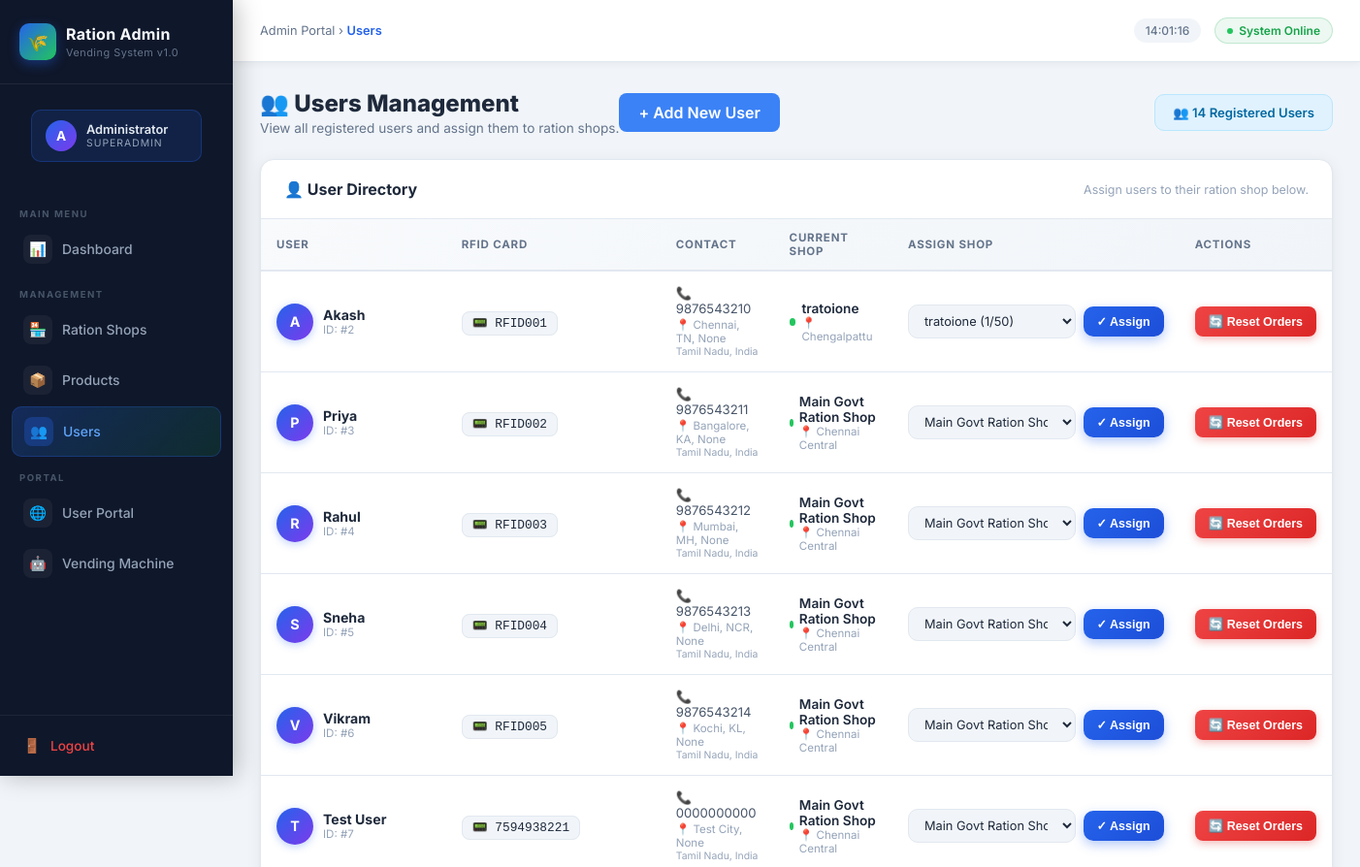
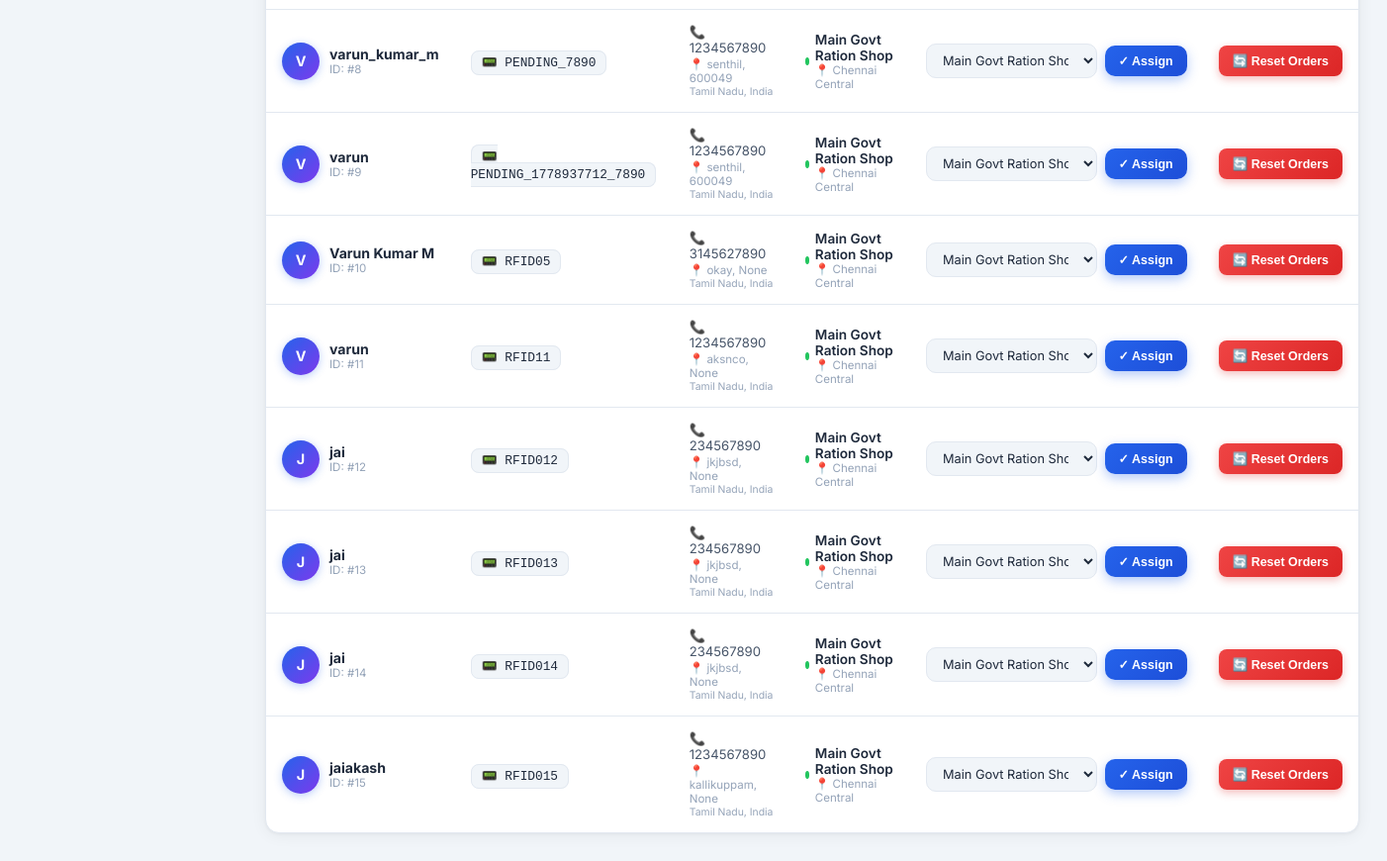
Before: /admin/users (signed in) with the older database file (2 pictures, top to bottom).
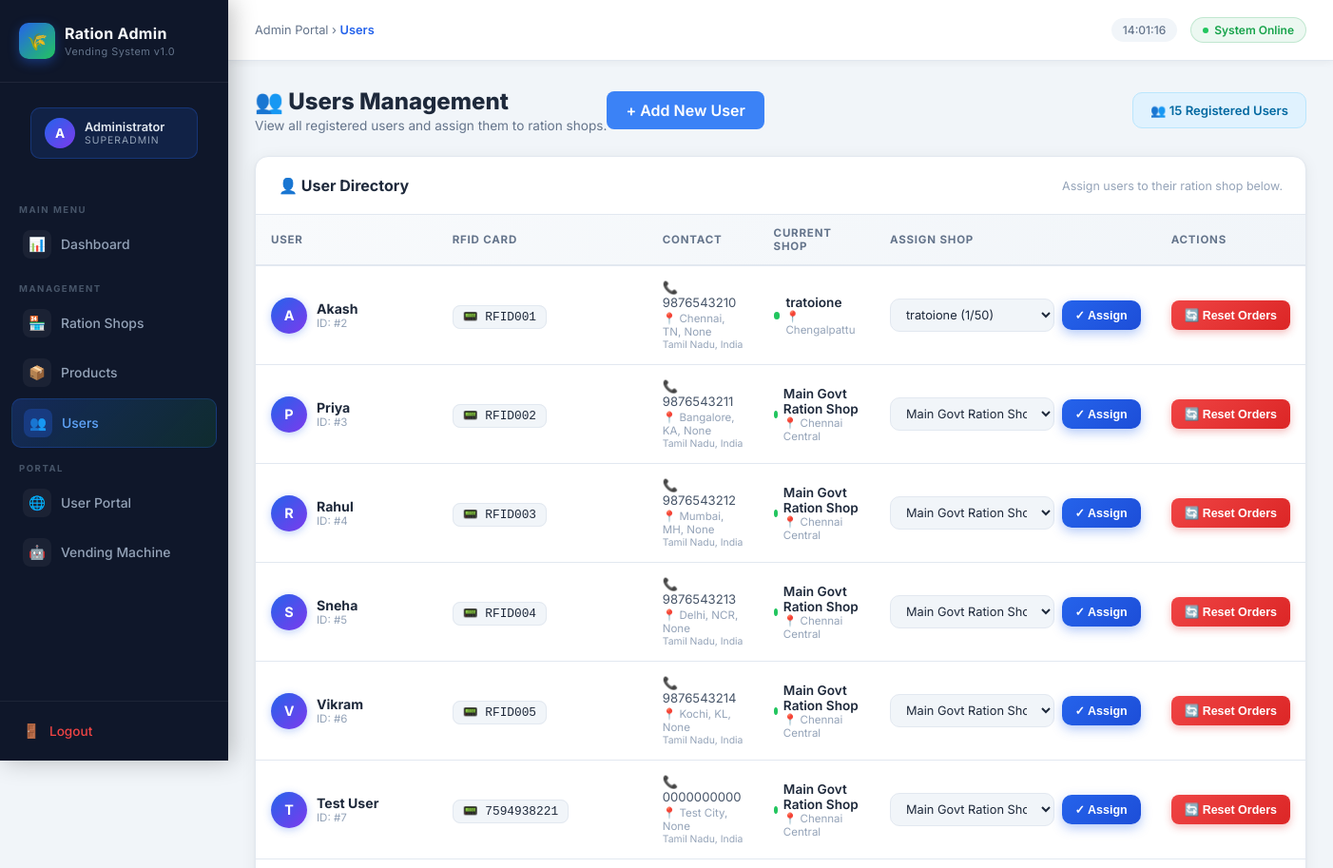
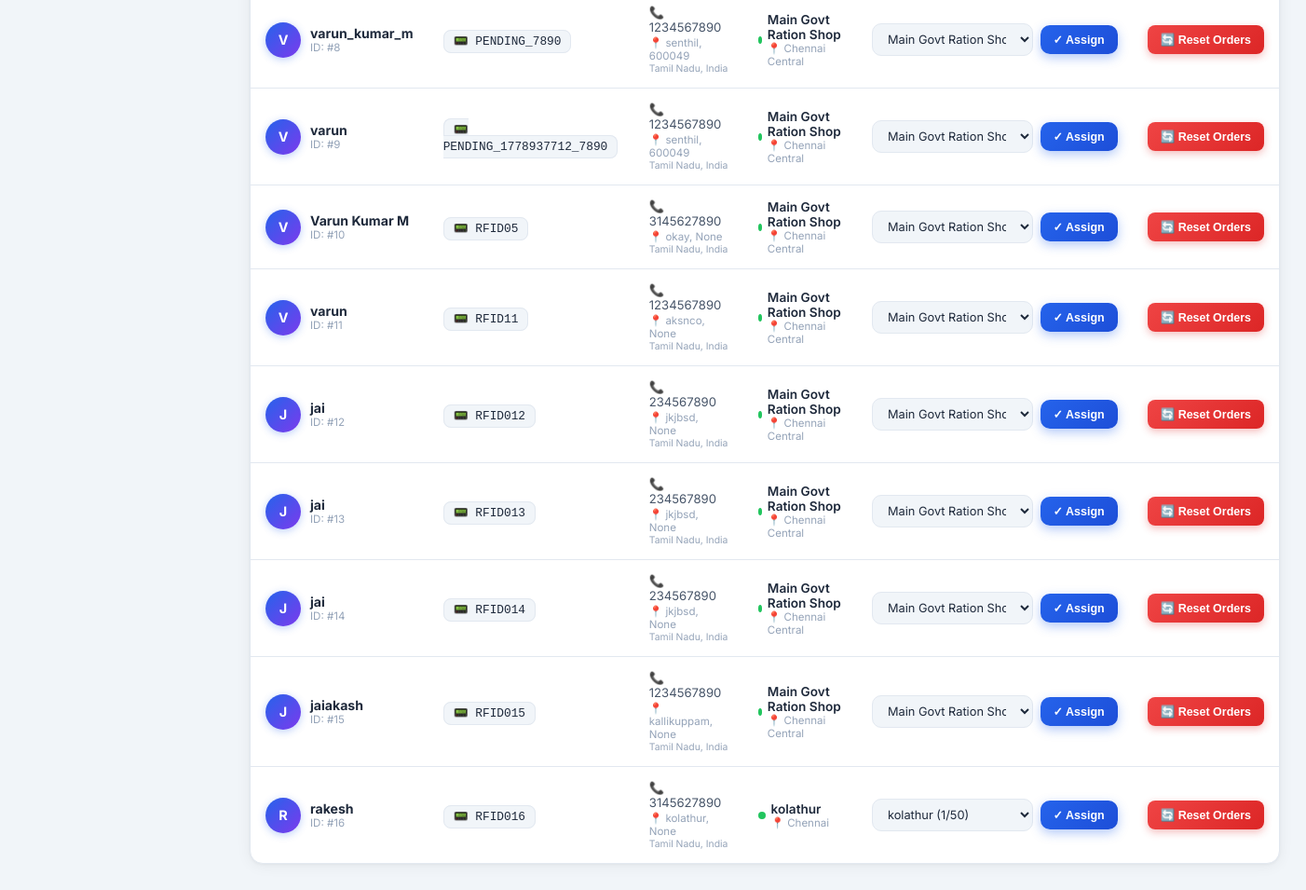
After: the same page with the newer database file (2 pictures, top to bottom).
### models.py (models this page shows)
class User(UserMixin, db.Model):
    __tablename__ = 'user'
    id = db.Column(db.Integer, primary_key=True)
    username = db.Column(db.String(100), nullable=False)
    rfidCard = db.Column(db.String(100), unique=True, nullable=False)
    physical_uid = db.Column(db.String(100), unique=True, nullable=True) # The long number from Pi
    password = db.Column(db.String(200), nullable=False)
    phone = db.Column(db.String(20))
    address = db.Column(db.String(255))
    pincode = db.Column(db.String(10))
    state = db.Column(db.String(50), default="Tamil Nadu")
    country = db.Column(db.String(50), default="India")
    is_admin = db.Column(db.Boolean, default=False)
    is_active = db.Column(db.Boolean, default=True) # New status field
    shop_id = db.Column(db.Integer, db.ForeignKey('shop.id'), nullable=True)
    orders = db.relationship('Order', backref='user', lazy=True)

class Shop(db.Model):
    __tablename__ = 'shop'
    id = db.Column(db.Integer, primary_key=True)
    name = db.Column(db.String(100), nullable=False)
    location = db.Column(db.String(255))
    max_members = db.Column(db.Integer, default=50)
    users = db.relationship('User', backref='shop', lazy=True)

### admin_routes.py (the view)
@admin_bp.route('/users')
@admin_required
def users():
    all_users = User.query.filter_by(is_admin=False).all()
    shops = Shop.query.all()
    return render_template('admin/users.html', users=all_users, shops=shops)

### admin_routes.py (called while the page is built)
def admin_required(f):
    from functools import wraps
    @wraps(f)
    @login_required
    def decorated_function(*args, **kwargs):
        if not current_user.is_admin:
            flash('Admin access required.', 'error')
            return redirect(url_for('main.dashboard'))
        return f(*args, **kwargs)
    return decorated_function

### templates/admin/users.html (shortened to what this page needs)
{% extends "admin/layout.html" %}
{% block breadcrumb %}Users{% endblock %}
{% block content %}
<div class="page-heading">
    <div style="display: flex; justify-content: space-between; align-items: center;">
        <div>
            <h1>👥 Users Management</h1>
            <p>View all registered users and assign them to ration shops.</p>
        </div>
        <a href="{{ url_for('admin.add_user') }}" class="btn" style="background: #3b82f6; color: white; padding: 10px 20px; border-radius: 8px; font-weight: 600; text-decoration: none;">+ Add New User</a>
    </div>
    <div style="background:#e0f2fe;color:#0369a1;padding:10px 18px;border-radius:10px;font-size:0.82rem;font-weight:600;border:1px solid #bae6fd;">
        👥 {{ users|length }} Registered Users
    </div>
</div>
<div class="a-card">
    <div class="a-card-header">
        <div class="a-card-title">👤 User Directory</div>
        <div style="font-size:0.78rem;color:#94a3b8;">Assign users to their ration shop below.</div>
    </div>
    <div style="overflow-x:auto;">
        <table class="a-table">
            <thead>
                <tr>
                    <th>User</th>
                    <th>RFID Card</th>
                    <th>Contact</th>
                    <th>Current Shop</th>
                    <th>Assign Shop</th>
                    <th>Actions</th>
                </tr>
            </thead>
            <tbody>
                {% for u in users %}
                <tr>
                    <td>
                        <div style="display:flex;align-items:center;gap:10px;">
                            <div style="width:38px;height:38px;background:linear-gradient(135deg,#2563eb,#7c3aed);color:#fff;border-radius:50%;display:flex;align-items:center;justify-content:center;font-weight:700;font-size:0.9rem;flex-shrink:0;box-shadow:0 2px 8px rgba(37,99,235,0.3);">
                                {{ u.username[0].upper() }}
                            </div>
                            <div>
                                <div style="font-weight:700;color:#1e293b;">{{ u.username }}</div>
                                <div style="font-size:0.72rem;color:#94a3b8;">ID: #{{ u.id }}</div>
                            </div>
                        </div>
                    </td>
                    <td>
                        <code style="background:#f1f5f9;padding:4px 10px;border-radius:8px;font-size:0.8rem;color:#1e293b;border:1px solid #e2e8f0;">📟 {{ u.rfidCard }}</code>
                    </td>
                    <td>
                        <div style="font-size:0.82rem;color:#475569;">
                            {% if u.phone %}<div>📞 {{ u.phone }}</div>{% endif %}
                            {% if u.address %}<div style="font-size:0.72rem;color:#94a3b8;margin-top:2px;">📍 {{ u.address }}, {{ u.pincode }}</div>{% endif %}
                            {% if u.state %}<div style="font-size:0.65rem;color:#94a3b8;">{{ u.state }}, {{ u.country }}</div>{% endif %}
                        </div>
                    </td>
                    <td>
                        {% if u.shop %}
                        <div style="display:flex;align-items:center;gap:6px;">
                            <div style="width:8px;height:8px;background:#22c55e;border-radius:50%;"></div>
                            <div>
                                <div style="font-weight:600;font-size:0.85rem;color:#1e293b;">{{ u.shop.name }}</div>
                                <div style="font-size:0.72rem;color:#94a3b8;">📍 {{ u.shop.location }}</div>
                            </div>
                        </div>
                        {% else %}
                        <span class="badge-inactive">⚠️ Unassigned</span>
                        {% endif %}
                    </td>
                    <td>
                        <form method="POST" action="{{ url_for('admin.assign_user_shop') }}" style="display:flex;gap:8px;align-items:center;">
                            <select name="shop_id" class="a-select" style="min-width:170px;padding:8px 12px;font-size:0.8rem;">
                                {% for s in shops %}
                                <option value="{{ s.id }}" {% if u.shop_id == s.id %}selected{% endif %}>
                                    {{ s.name }} ({{ s.users|length }}/{{ s.max_members }})
                                </option>
                                {% endfor %}
                            </select>
                            <button type="submit" class="btn-blue" style="padding:8px 14px;font-size:0.78rem;white-space:nowrap;">
                                ✓ Assign
                            </button>
                        </form>
                    </td>
                    <td>
                        <form method="POST" action="{{ url_for('admin.reset_user_orders', user_id=u.id) }}"
                              onsubmit="return confirm('Reset all stuck orders for {{ u.username }}?')">
                            <button type="submit" class="btn-red" style="padding:8px 14px;font-size:0.78rem;white-space:nowrap;">
                                🔄 Reset Orders
                            </button>
                        </form>
                    </td>
                </tr>
                {% endfor %}
            </tbody>
        </table>
    </div>
</div>
{% endblock %}

### templates/admin/layout.html (shortened to what this page needs)
<!DOCTYPE html>
<html lang="en">
<head>
</head>
<body>
<aside class="admin-sidebar">
    <div class="sidebar-brand">
        <div class="sidebar-brand-top">
            <div class="brand-icon">🌾</div>
            <div>
                <div class="brand-name">Ration Admin</div>
                <div class="brand-sub">Vending System v1.0</div>
            </div>
        </div>
    </div>
    <div style="margin: 12px;">
        <div class="sidebar-admin-badge">
            <div class="admin-avatar">A</div>
            <div class="admin-info">
                <div class="admin-name">Administrator</div>
                <div class="admin-role">Superadmin</div>
            </div>
        </div>
    </div>
    <nav class="sidebar-nav">
        <div class="nav-section-label">Main Menu</div>
        <a href="{{ url_for('admin.dashboard') }}" class="nav-item {% if request.endpoint == 'admin.dashboard' %}active{% endif %}">
            <span class="nav-icon">📊</span> Dashboard
        </a>
        <div class="nav-section-label">Management</div>
        <a href="{{ url_for('admin.shops') }}" class="nav-item {% if 'shop' in request.endpoint %}active{% endif %}">
            <span class="nav-icon">🏪</span> Ration Shops
        </a>
        <a href="{{ url_for('admin.products') }}" class="nav-item {% if 'product' in request.endpoint %}active{% endif %}">
            <span class="nav-icon">📦</span> Products
        </a>
        <a href="{{ url_for('admin.users') }}" class="nav-item {% if 'user' in request.endpoint %}active{% endif %}">
            <span class="nav-icon">👥</span> Users
        </a>
        <div class="nav-section-label">Portal</div>
        <a href="{{ url_for('main.dashboard') }}" class="nav-item" target="_blank">
            <span class="nav-icon">🌐</span> User Portal
        </a>
        <a href="{{ url_for('main.vending_login') }}" class="nav-item" target="_blank">
            <span class="nav-icon">🤖</span> Vending Machine
        </a>
    </nav>
    <div class="sidebar-footer">
        <a href="{{ url_for('main.logout') }}">
            <span class="nav-icon">🚪</span> Logout
        </a>
    </div>
</aside>
<div class="admin-main">
    <header class="admin-topbar">
        <div class="topbar-left">
            <div class="page-breadcrumb">Admin Portal &rsaquo; <span>{% block breadcrumb %}Dashboard{% endblock %}</span></div>
        </div>
        <div class="topbar-right">
            <div class="topbar-time" id="adminClock">--:--</div>
            <div class="topbar-status">System Online</div>
        </div>
    </header>
    <div class="admin-content">
        {% block content %}{% endblock %}
    </div>
</div>
</body>
</html>

Changed rows visible on the page:
added User: username "R", username "rakesh", id "16", rfidCard "RFID016", phone "3145627890", address "kolathur", pincode "None", state "Tamil Nadu", country "India", shop.name "kolathur", shop.location "Chennai", shop_id "kolathur (1/50)"
Other visible differences:
{{ users|length }}: "14" → "15"
